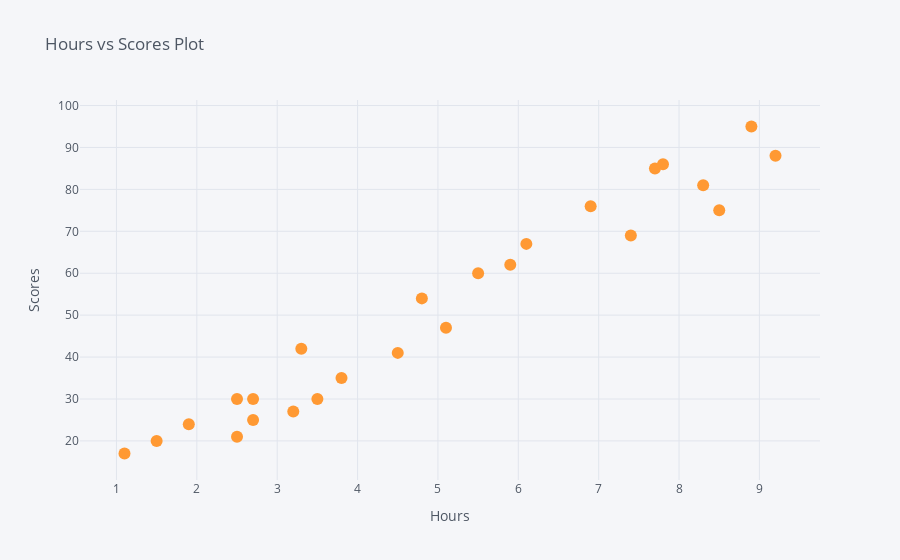

Notebook code cell kept with this figure:
### Markdown cell above
### Ploting the data to see , if there exists a linear relationship or not

### Code cell
data.iplot(kind = 'scatter' , x = 'Hours' ,  y = 'Scores',mode ='markers',xTitle = 'Hours', yTitle = 'Scores',title = 'Hours vs Scores Plot')

### Figure 1 — Plotly figure (JSON) as saved in the notebook; plotly's stock layout.template omitted (floating-point values rounded to 4 significant figures)
{"data": [{"line": {"color": "rgba(255, 153, 51, 1.0)", "dash": "solid", "shape": "linear", "width": 1.3}, "marker": {"size": 12, "symbol": "circle"}, "mode": "markers", "name": "Scores", "text": "", "type": "scatter", "x": [2.5, 5.1, 3.2, 8.5, 3.5, 1.5, 9.2, 5.5, 8.3, 2.7, 7.7, 5.9, 4.5, 3.3, 1.1, 8.9, 2.5, 1.9, 6.1, 7.4, 2.7, 4.8, 3.8, 6.9, 7.8], "y": [21, 47, 27, 75, 30, 20, 88, 60, 81, 25, 85, 62, 41, 42, 17, 95, 30, 24, 67, 69, 30, 54, 35, 76, 86]}], "layout": {"legend": {"bgcolor": "#F5F6F9", "font": {"color": "#4D5663"}}, "paper_bgcolor": "#F5F6F9", "plot_bgcolor": "#F5F6F9", "title": {"font": {"color": "#4D5663"}, "text": "Hours vs Scores Plot"}, "xaxis": {"gridcolor": "#E1E5ED", "showgrid": true, "tickfont": {"color": "#4D5663"}, "title": {"font": {"color": "#4D5663"}, "text": "Hours"}, "zerolinecolor": "#E1E5ED"}, "yaxis": {"gridcolor": "#E1E5ED", "showgrid": true, "tickfont": {"color": "#4D5663"}, "title": {"font": {"color": "#4D5663"}, "text": "Scores"}, "zerolinecolor": "#E1E5ED"}}}
